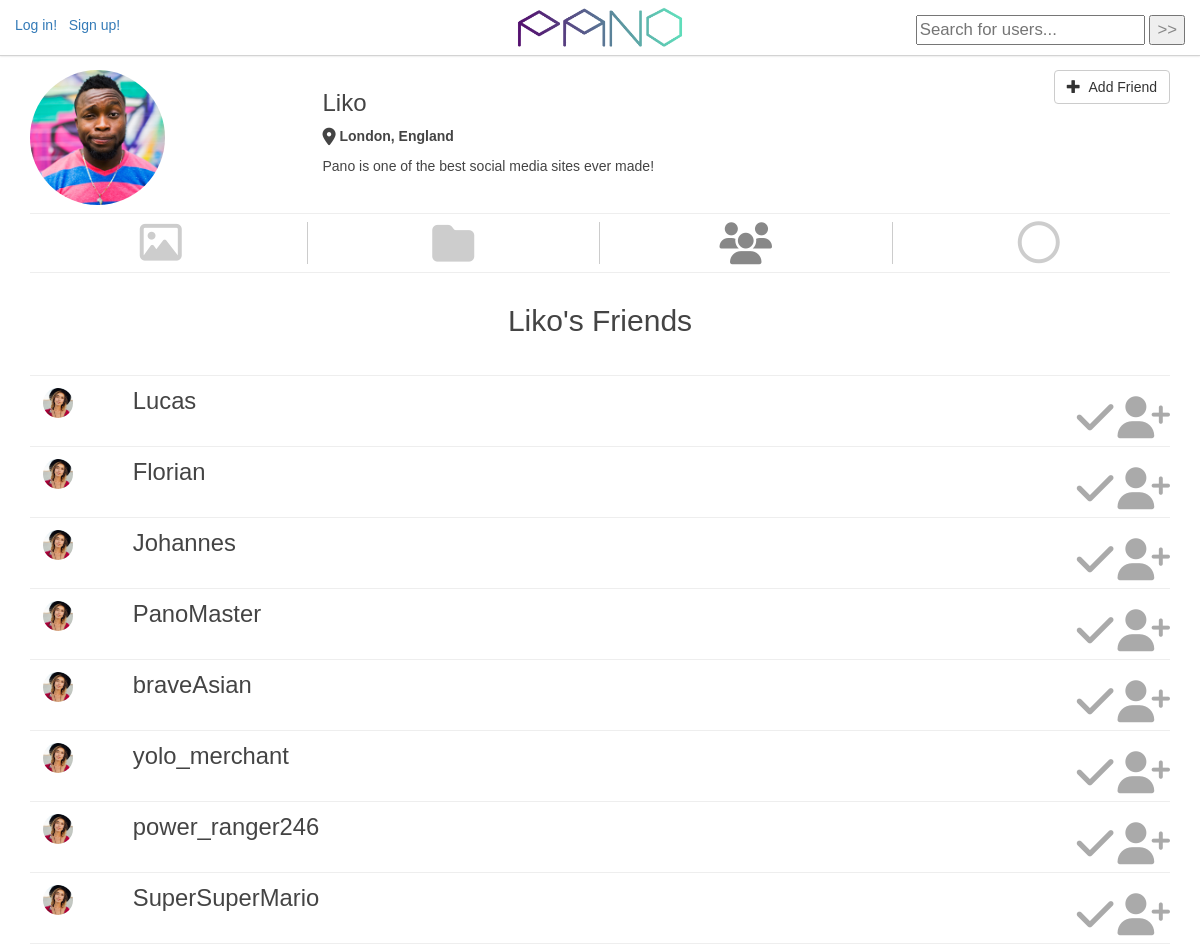
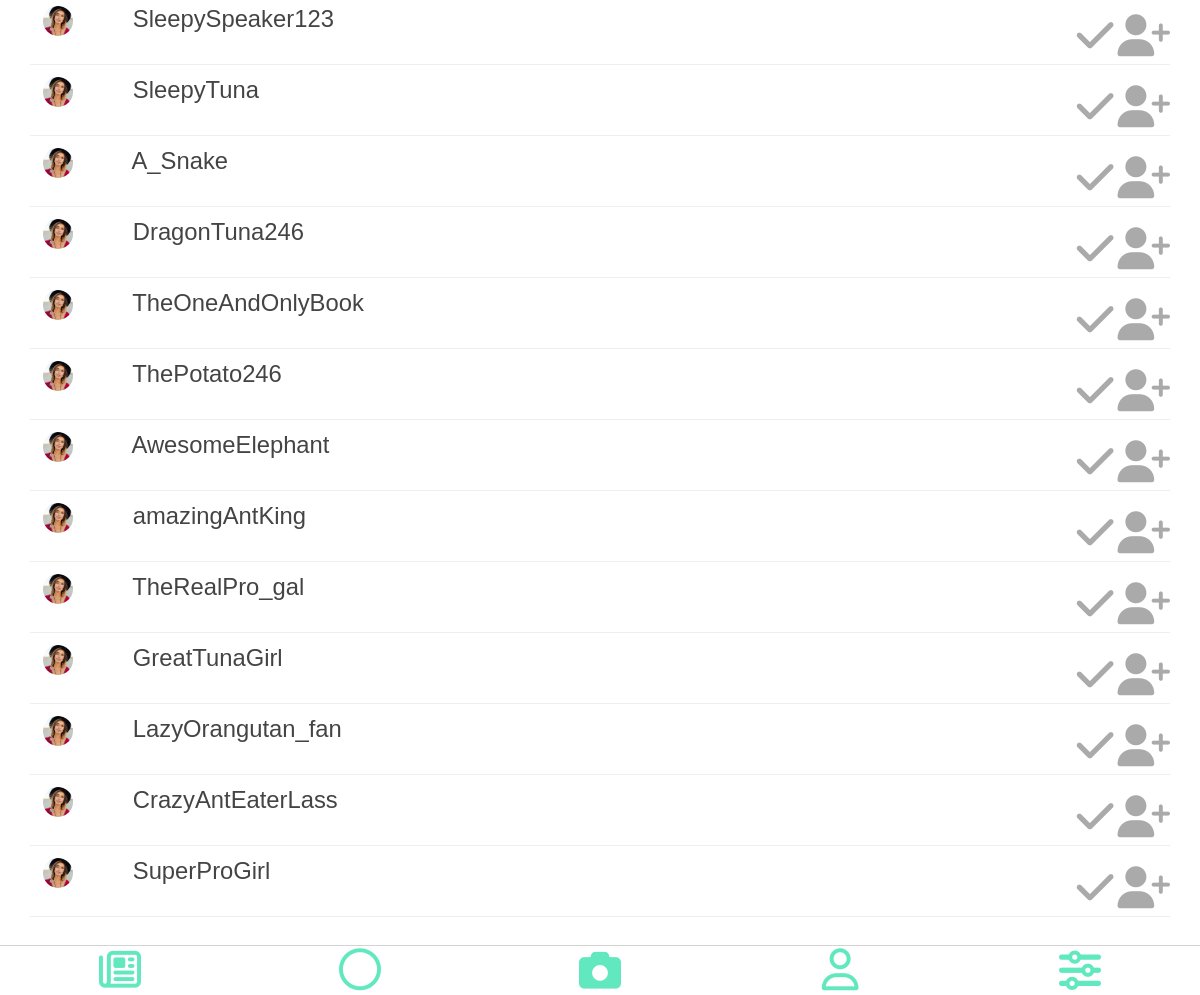
The page /profile-friends.php?id=Liko on the database its author committed (2 pictures, top to bottom).
### tables this page shows
CREATE TABLE `user` (
  `UserID` int(20) NOT NULL,
  `FirstName` varchar(30) NOT NULL,
  `LastName` varchar(30) NOT NULL,
  `UserName` varchar(30) NOT NULL,
  `EmailAddress` varchar(80) NOT NULL,
  `Password` char(64) NOT NULL,
  `Location` varchar(150) NOT NULL,
  `ShortDescrip` varchar(150) NOT NULL,
  `DateCreated` datetime NOT NULL DEFAULT CURRENT_TIMESTAMP,
  `SettingID` int(5) NOT NULL DEFAULT '3'
);

### includes/friends-list.php (the view)
<?php
class frienditem{
  private $friendName;
  private $friendLink;
  private $friendPictureID;
  private $isFriendOfUser;
  public function __construct($friendName, $friendLink, $friendPictureID,  $isFriendOfUser){
    $this->friendName =$friendName;
    $this->friendLink =$friendLink;
    $this->friendPictureID =$friendPictureID;
    $this->isFriendOfUser =$isFriendOfUser;
  }
  public function returnHTML(){
    $output = '<div class="row friend-content">
    <div class="col-md-6 col-xs-6 friend-name">
    <a href="'.SITE_ROOT.'/profile-info.php?id='.$this->friendLink.'">&nbsp;
    <img src="'.SITE_ROOT.'/images/profilepics/'.$this->friendPictureID.'.jpg" class="img-circle comment-picture" /> &nbsp; &nbsp; &nbsp; &nbsp; '.$this->friendName.'
    </a>
    </div>
    <div class="col col-md-6 col-xs-6 friending-icon">';
    if($this->isFriendOfUser){
      $output .= '
      <i  class="fa fa-3x fa-check friending-icon" ></i>
      </div>
      </div>
      <hr>';
    }else{
      $output .= '
      <a href="" class="" ng-click="isfriend'.$this->friendName.' = !isfriend'.$this->friendName.'"> <i  class="fa fa-3x fa-check friending-icon" ng-show="isfriend'.$this->friendName.'" ></i>
      <i  class="fa fa-3x fa-user-plus friending-icon" ng-hide="isfriend'.$this->friendName.'"></i>
      </a>
      </div>
      </div>
      <hr>';
    }
    return $output;
  }
}

### profile-friends.php (shortened to what this page needs)
<?php
require_once('includes/dbconnect.php');
$filename = basename(__FILE__, '.php');
if (isset($_GET['id'])) {
    $profileUserName = $_GET['id'];
    include('includes/profile-header.php');
}
?>
<!DOCTYPE html>
<html>
<head>
    <link rel="stylesheet" href="https://maxcdn.bootstrapcdn.com/bootstrap/3.3.7/css/bootstrap.min.css">
    <link rel="stylesheet" href="https://cdnjs.cloudflare.com/ajax/libs/animate.css/3.5.2/animate.min.css">
    <link rel="stylesheet" href="css/offset.css">
    <link rel="stylesheet" href="css/style.css">
</head>
<body ng-app="">
    <?php
        include('includes/header.php');
     ?>
    <main>
      <div class="content friends-content container">
        <h2><?= $profileUserName ?>'s Friends</h2>
        <br />
        <hr />
      <?php
        include('includes/friends-list.php');
        $query = ("SELECT
                    user.`UserName` AS UserName, user.`UserID` AS UserID
                    FROM friends LEFT JOIN user
                    ON user.`UserID` = friends.`UserID`
                    AND user.`UserID` != '$profileUserID'
                    WHERE friends.`FriendID` = '$profileUserID'");
        if ($result = mysqli_query($conn, $query)) {
            while ($row = mysqli_fetch_array($result)) {
                $isFriendOfUser = false;
                $friendName = $row['UserName'];
                $row = new frienditem($friendName, $friendName, '3', $isFriendOfUser);
                echo $row->returnHTML();
            }
        }
       ?>
      </div>
    </main>
    <?php
        include('includes/footer.php');
    ?>
</body>
</html>

### includes/profile-header.php (shortened to what this page needs)
<?php
    $query = "SELECT * FROM user WHERE UserName = '$profileUserName'";
    if ($result = mysqli_query($conn, $query)) {
        $count = mysqli_num_rows($result);
        $row = mysqli_fetch_array($result);
        if ($count == 1 ){
            $profilePictureID = 1;
            $profileUserID = $row['UserID'];
            $profileUserLocation = $row['Location'];
            $profileUserDescription = $row['ShortDescrip'];
        } else {
            header("Location: 404.php");
        }
    }
    $are_we_friends = false;
    if ($_SESSION['UserName'] != $profileUserName) {
        $query = "SELECT * FROM friends WHERE
                    UserID = '$profileUserID' AND FriendID = '{$_SESSION['UserID']}'";
        if ($result = mysqli_query($conn, $query)) {
            $count = mysqli_num_rows($result);
            if ($count == 1) {
                $are_we_friends = true;
            } else {
                $are_we_friends = false;
            }
        }
    }
 ?>
<div class="container profile-info">
    <div class="row ">
        <div class="col col-md-3 col-xs-3 profile-info-row">
            <img src="<?=SITE_ROOT?>/images/profilepics/<?=$profilePictureID?>.jpg" class="img-circle img-responsive profile-user-picture " />
        </div>
        <div class="col col-md-6  col-xs-6 container">
            <p class="profile-info-name">
                <h3><?=$profileUserName?></h3>
            </p>
            <p class="profile-info-location location"><i class="fa fa-map-marker fa-lg"></i>&nbsp;<?=$profileUserLocation?></p>
            <p class="profile-info-description"><?=$profileUserDescription?></p>
        </div>
        <div class="col col-md-3 col-xs-3 profile-info-row" id="<?=$profilePictureID?>">
            <?php if ($_SESSION['UserName'] == $profileUserName) : ?>
                <button type="button" class="btn btn-default pull-right edit-button"><span class="glyphicon glyphicon-pencil"></span>&nbsp;&nbsp;Edit Profile </button>
            <?php elseif ($are_we_friends) :?>
                <button type="button" class="btn btn-default pull-right"><span class="glyphicon glyphicon-minus"></span>&nbsp;&nbsp;Remove Friend </button>
            <?php else :?>
                <button type="button" class="btn btn-default pull-right"><span class="glyphicon glyphicon-plus"></span>&nbsp;&nbsp;Add Friend </button>
            <?php endif;?>
        </div>
    </div>
    <hr />
</div>
<div class="container profile-options">
    <div class="row">
        <div class="col-md-3 col-xs-3   lv-icons-unclicked border-right <?php echo ($filename == 'profile-info' ? 'lv-icons-clicked': '' )?>">
            <a href="<?=SITE_ROOT?>/profile-info.php?id=<?php echo $profileUserName;?>"> <i class="fa  fa-picture-o fa-3x"></i></a>
        </div>
        <div class="col-md-3  col-xs-3  lv-icons-unclicked  border-right <?php echo ($filename == 'profile-collections' ? 'lv-icons-clicked': '' )?>">
            <a href="<?=SITE_ROOT?>/profile-collections.php?id=<?php echo $profileUserName;?>"> <i class="fa fa-folder fa-3x"></i></a>
        </div>
        <div class="col-md-3  col-xs-3  lv-icons-unclicked  border-right <?php echo ($filename == 'profile-friends' ? 'lv-icons-clicked': '' )?>">
            <a href="<?=SITE_ROOT?>/profile-friends.php?id=<?php echo $profileUserName;?>"> <i class="fa fa-users fa-3x"></i></a>
        </div>
        <div class="col-md-3  col-xs-3 lv-icons-unclicked <?php echo ($filename == 'profile-circles' ? 'lv-icons-clicked': '' )?>">
            <a href="<?=SITE_ROOT?>/profile-circles.php?id=<?php echo $profileUserName;?>"> <i class="fa fa-circle-o fa-3x"></i></a>
        </div>
    </div>
    <hr />
</div>

### css/style.css (style rules this page uses)
body { font-family: 'Lato-Light', sans-serif; font-variant: normal; font-weight: 100; color: white; text-align: center; }
body { padding-top: 60px; padding-bottom: 70px; }
.content { text-align: center; }
.profile-info .profile-user-picture { max-height: 135px; width: auto; }
.comment-picture { height: 30px; width: auto; }
hr { color: #ccc; }
.fa { color: color: #61e8bf; vertical-align: middle; }
.lv-icons-unclicked a i { color: #cdcdcd; }
.lv-icons-clicked a i { color: #888; }
hr { margin-top: 8px; margin-bottom: 8px; }
.location { font-weight: 600; }
.collections-content,.collections-content a, .friends-content, .friends-content a, .collection-content, .collection-content a, .circles-content, .circles-content a { text-align: center; color: #444; }
.profile-info { padding-top: 10px; color: #444; text-align: left; }
.border-right { border-right: 1px solid #ccc; }
.collections-content h2, .friends-content h2, .collection-content h2 { padding-top: 3px; }
.friend-name { text-align: left; font-size: 1.7em; }
.friending-icon { padding-top: 6px; text-align: right; color: #aaa; }

### rows shown on the page
user: Location "London, England", ShortDescrip "Pano is one of the best social media sites ever made!"
user: UserName "Lucas"
user: UserName "Florian"
user: UserName "Johannes"
user: UserName "PanoMaster"
user: UserName "braveAsian"
user: UserName "yolo_merchant"
user: UserName "power_ranger246"
user: UserName "SuperSuperMario"
user: UserName "SleepySpeaker123"
user: UserName "SleepyTuna"
user: UserName "A_Snake"
user: UserName "DragonTuna246"
user: UserName "TheOneAndOnlyBook"
user: UserName "ThePotato246"
user: UserName "AwesomeElephant"
user: UserName "amazingAntKing"
user: UserName "TheRealPro_gal"
user: UserName "GreatTunaGirl"
user: UserName "LazyOrangutan_fan"
user: UserName "CrazyAntEaterLass"
user: UserName "SuperProGirl"

### other values the page prints
$profileUserName "Liko"
